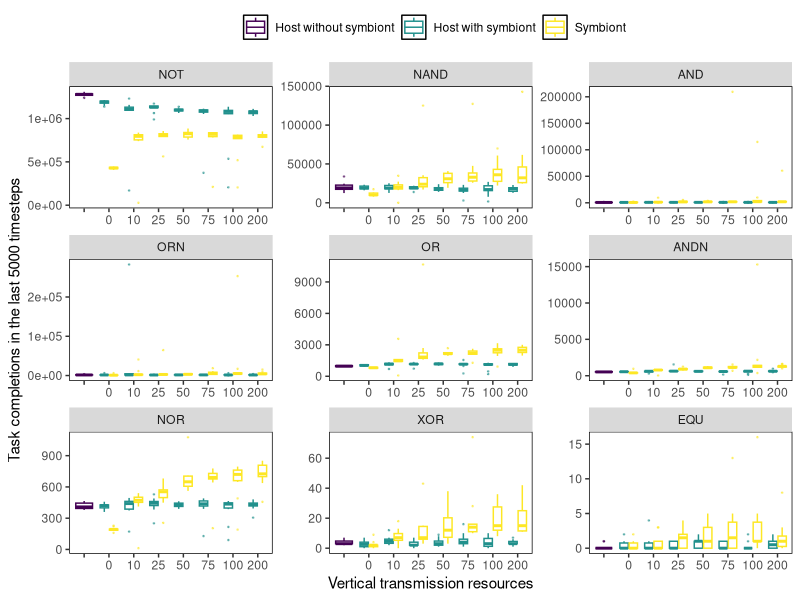
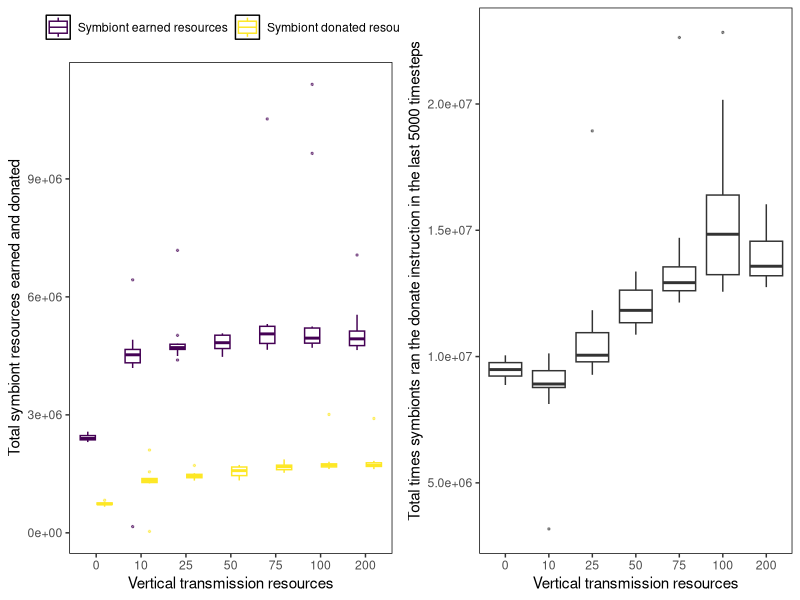

Reproduce these figures in R, in order.
library(ggplot2)
library(viridis)
library(reshape2)
library(gridExtra)

#Set your working directory to the Analysis folder for your project

#Read in the data
initial_data <- read.csv("munged_tasks.csv", h=T)
final_update <- subset(initial_data, update == "50000")
final_update[final_update$vres == "No symbiont", c("vres", "partner")] <- list("", "nosym")

tasks <- c("NOT", "NAND", "AND", "ORN", "OR", "ANDN", "NOR", "XOR", "EQU")
task_columns <- lapply(tasks, function(x) paste0("task_", x))
task_map <- tasks
names(task_map) <- task_columns

task_data <- melt(final_update, id.vars=c("update", "vres", "partner"), measure.vars=task_columns)
ggplot(data=task_data, aes(x=factor(as.character(vres), levels=unique(vres)), y=value, color=partner)) +
	geom_boxplot(alpha=0.5, outlier.size=0.25) +
    ylab("Task completions in the last 5000 timesteps") +
	xlab("Vertical transmission resources") +
	theme(panel.background = element_rect(fill='white', colour='black')) +
	theme(panel.grid.major = element_blank(), panel.grid.minor = element_blank(), legend.position='top') +
	guides(fill="none") +
	scale_color_manual(name="", values=viridis(3), guide=guide_legend(direction='horizontal'), breaks=c("nosym", "host", "symbiont"), labels=c("Host without symbiont", "Host with symbiont", "Symbiont")) +
	# scale_y_continuous(trans='log10') +
	facet_wrap(~variable, scales="free", labeller=labeller(variable=task_map))

donated_data <- melt(subset(final_update, partner=="symbiont"), id.vars=c("vres"), measure.vars=c("earned", "donated"))
a <- ggplot(data=donated_data, aes(x=factor(as.character(vres), levels=unique(vres)), y=value, color=variable)) +
	geom_boxplot(alpha=0.5, outlier.size=0.5) +
    ylab("Total symbiont resources earned and donated") +
	xlab("Vertical transmission resources") +
	theme(panel.background = element_rect(fill='white', colour='black')) +
	theme(panel.grid.major = element_blank(), panel.grid.minor = element_blank(), legend.position='top') +
	guides(fill="none") +
	scale_color_manual(name="", values=viridis(2), guide=guide_legend(direction='horizontal'), breaks=c("earned", "donated"), labels=c("Symbiont earned resources", "Symbiont donated resources"))
b <- ggplot(data=subset(final_update, partner=="symbiont"), aes(x=factor(as.character(vres), levels=unique(vres)), y=donate_calls)) +
	geom_boxplot(alpha=0.5, outlier.size=0.5) +
    ylab("Total times symbionts ran the donate instruction in the last 5000 timesteps") +
	xlab("Vertical transmission resources") +
	theme(panel.background = element_rect(fill='white', colour='black')) +
	theme(panel.grid.major = element_blank(), panel.grid.minor = element_blank(), legend.position='top') +
	guides(fill="none")# +
	#scale_color_manual(name="", values=viridis(2), guide=guide_legend(direction='horizontal'), breaks=c("earned", "donated"), labels=c("Symbiont earned resources", "Symbiont donated resources"))
grid.arrange(a, b, ncol=2, nrow=1)
